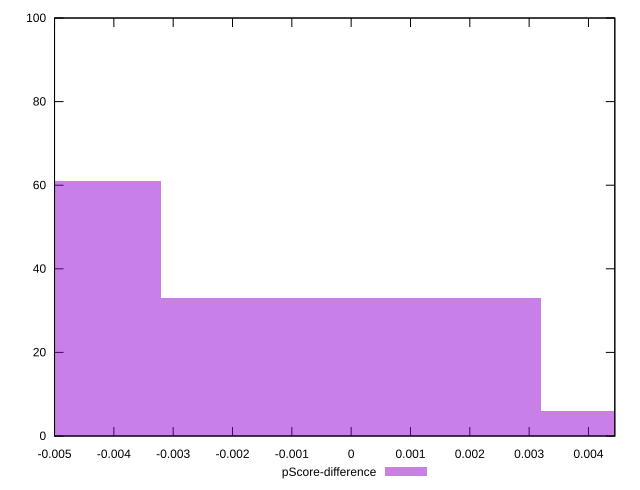

Reproduce this figure in gnuplot.
reset

$pScoreDifference <<EOF
-0.006406415984810954 61
0.006406415984810954 6
0 33
EOF

set key outside below
set boxwidth 0.006406415984810954
set xrange [-0.0050000000000000044:0.004444444444444473]
set yrange [0:100]
set trange [0:100]
set style fill transparent solid 0.5 noborder
set terminal svg size 640, 490 enhanced background rgb 'white'
set output "report_00015_2021-02-09T16-11-33.973Z/offscreen-images/samples/pages/pScore-difference/histogram.svg"

plot $pScoreDifference title "pScore-difference" with boxes

reset
